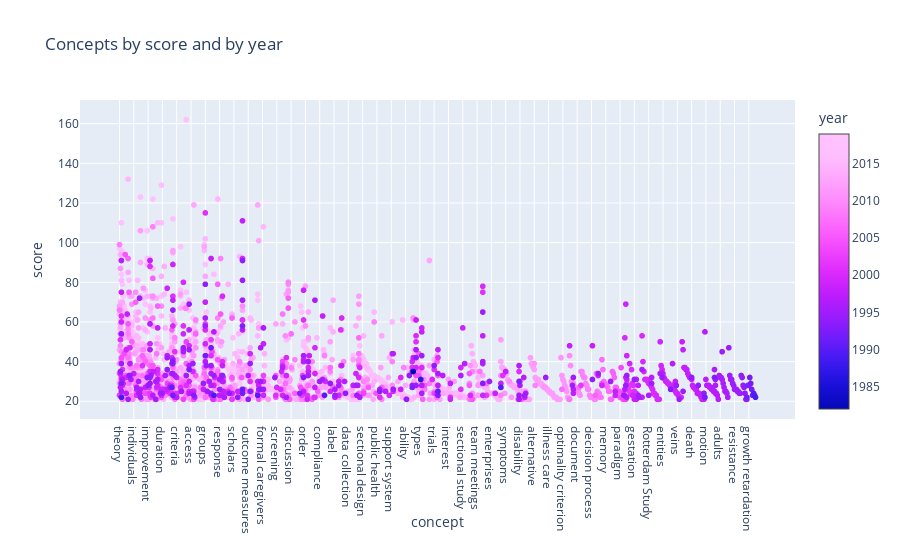

The notebook cell saved with this chart:
### Markdown cell above
## Segmenting concepts by year

### Code cell
df_by_year = df.groupby(['year', 'concept'], as_index=False).sum()
df_by_year = df_by_year.sort_values(by=["year", "score"],  ascending=False)
df_by_year = df_by_year.reset_index(drop=True)
px.scatter(df_by_year.query("score>20"), x="concept", y="score", color="year", title="Concepts by score and by year")

### Figure 1 — Plotly figure (JSON) as saved in the notebook; plotly's stock layout.template omitted (floating-point values rounded to 4 significant figures; data arrays with more than 128 entries replaced by an {"elided": "..."} marker saying what was removed)
{"data": [{"hoverlabel": {"namelength": 0}, "hovertemplate": "concept=%{x}<br>score=%{y}<br>year=%{marker.color}", "legendgroup": "", "marker": {"color": {"elided": "2077 int values"}, "coloraxis": "coloraxis", "symbol": "circle"}, "mode": "markers", "name": "", "showlegend": false, "type": "scattergl", "uid": "03b68a77-8689-4644-b573-a541aa5c2ace", "x": {"elided": "2077 str values"}, "xaxis": "x", "y": {"elided": "2077 int values"}, "yaxis": "y"}], "layout": {"autosize": true, "coloraxis": {"colorbar": {"title": {"text": "year"}}, "colorscale": [[0, "#0508b8"], [0.08333, "#1910d8"], [0.1667, "#3c19f0"], [0.25, "#6b1cfb"], [0.3333, "#981cfd"], [0.4167, "#bf1cfd"], [0.5, "#dd2bfd"], [0.5833, "#f246fe"], [0.6667, "#fc67fd"], [0.75, "#fe88fc"], [0.8333, "#fea5fd"], [0.9167, "#febefe"], [1, "#fec3fe"]]}, "grid": {"xaxes": ["x"], "xgap": 0.1, "xside": "bottom", "yaxes": ["y"], "ygap": 0.1, "yside": "left"}, "legend": {"tracegroupgap": 0}, "title": {"text": "Concepts by score and by year"}, "xaxis": {"autorange": true, "range": [-40.03, 707.0], "title": {"text": "concept"}, "type": "category"}, "yaxis": {"autorange": true, "range": [11.02, 172.0], "title": {"text": "score"}, "type": "linear"}}}
